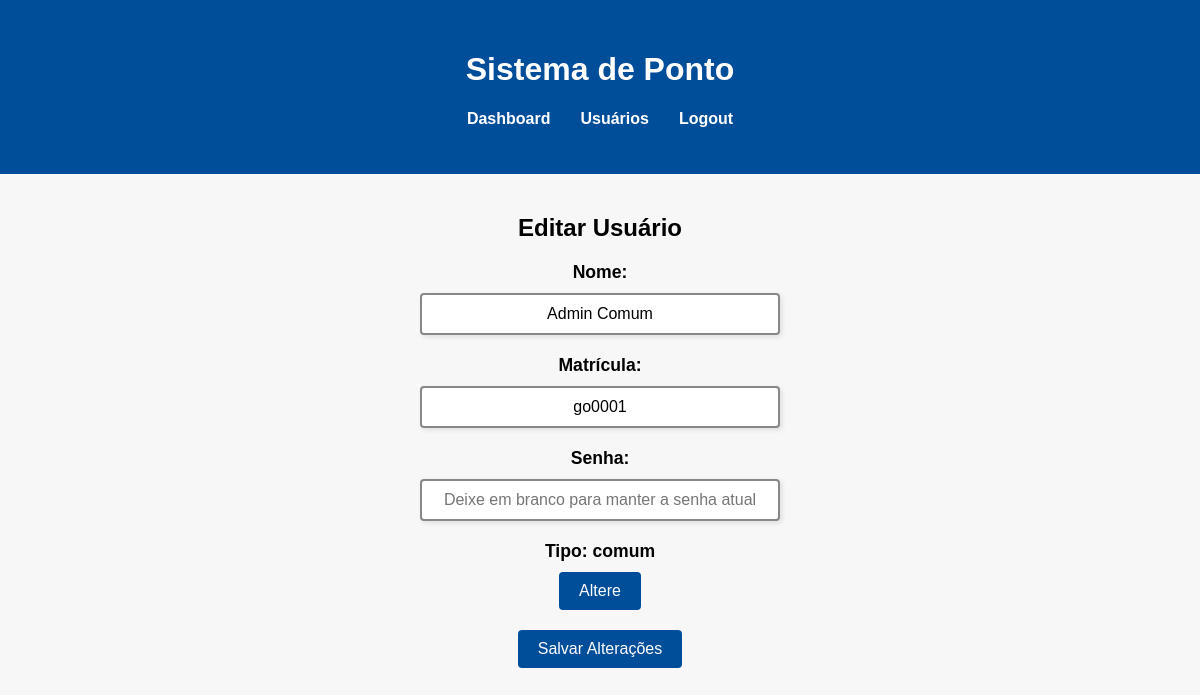
The page /editar_usuario/2 (signed in) on the database its author committed.
### tables this page shows
CREATE TABLE usuarios (
                    id INTEGER PRIMARY KEY AUTOINCREMENT,
                    nome TEXT NOT NULL,
                    matricula TEXT UNIQUE NOT NULL,
                    senha TEXT NOT NULL,
                    tipo TEXT NOT NULL,
                    data_cadastro TIMESTAMP DEFAULT CURRENT_TIMESTAMP);

### app.py (the view)
@app.route('/editar_usuario/<int:id>', methods=['GET', 'POST'])
@verificar_permissao(['admin'])
def editar_usuario(id):
    conn = conectar_banco()
    c = conn.cursor()
    if request.method == 'POST':
        c.execute("SELECT nome, matricula, tipo FROM usuarios WHERE id = ?", (id,))
        usuario_atual = c.fetchone()
        nome = request.form.get('nome', '').strip().title() or usuario_atual[0]
        matricula = request.form.get('matricula', '').strip().lower() or usuario_atual[1]
        senha = request.form.get('senha', '').strip()
        tipo = request.form.get('tipo', '').strip() or usuario_atual[2]
        campos_atualizados = []
        try:
            if nome != usuario_atual[0]:
                c.execute("UPDATE usuarios SET nome = ? WHERE id = ?", (nome, id))
                campos_atualizados.append(f'nome de {usuario_atual[0]} para {nome}')
            if matricula != usuario_atual[1]:
                c.execute("UPDATE usuarios SET matricula = ? WHERE id = ?", (matricula, id))
                campos_atualizados.append(f'matrícula de {usuario_atual[1]} para {matricula}')
            if senha:
                senha_hashed = generate_password_hash(senha)
                c.execute("UPDATE usuarios SET senha = ? WHERE id = ?", (senha_hashed, id))
                campos_atualizados.append('senha')
            if tipo != usuario_atual[2]:
                c.execute("UPDATE usuarios SET tipo = ? WHERE id = ?", (tipo, id))
                campos_atualizados.append(f'tipo de {usuario_atual[2]} para {tipo}')
            conn.commit()
            if campos_atualizados:
                campos_str = ', '.join(campos_atualizados)
                flash(f'Alterações feitas com sucesso! Campos alterados: {campos_str}', 'success')
            else:
                flash('Nenhuma alteração foi realizada.', 'info')
            return redirect(url_for('editar_usuario', id=id))
        except sqlite3.Error as e:
            flash(f'Erro ao atualizar o usuário: {e}', 'error')
        finally:
            conn.close()
    else:
        c.execute("SELECT * FROM usuarios WHERE id = ?", (id,))
        usuario = c.fetchone()
        conn.close()
        return render_template('editar_usuario.html', usuario=usuario)

### app.py (called while the page is built)
def conectar_banco():
    conn = sqlite3.connect('ponto.db')
    return conn

def verificar_permissao(permissoes):
    def decorator(f):
        @wraps(f)
        def decorated_function(*args, **kwargs):
            if 'tipo' not in session or session['tipo'] not in permissoes:
                flash('Você não tem permissão para acessar esta página.', 'error')
                return redirect(url_for('cadastrar_ponto'))
            return f(*args, **kwargs)
        return decorated_function
    return decorator

### templates/editar_usuario.html (shortened to what this page needs)
<!DOCTYPE html>
<html lang="pt-BR">
<head>
</head>
<body class="edit-usuario-page">
    <header>
        <div class="container">
            <h1>Sistema de Ponto</h1>
            <nav>
                <ul>
                    <li><a href="{{ url_for('dashboard_usuario_admin') }}">Dashboard</a></li>
                    <li><a href="{{ url_for('usuarios') }}">Usuários</a></li>
                    <li><a href="{{ url_for('logout') }}">Logout</a></li>
                </ul>
            </nav>
        </div>
    </header>
    <main>
        <div class="container">
            <section class="edit-usuario-section">
                <h2>Editar Usuário</h2>
                <form action="{{ url_for('editar_usuario', id=usuario[0]) }}" method="post">
                    <div class="form-group">
                        <label for="nome">Nome:</label>
                        <input type="text" id="nome" name="nome" value="{{ usuario[1] }}">
                    </div>
                    <div class="form-group">
                        <label for="matricula">Matrícula:</label>
                        <input type="text" id="matricula" name="matricula" value="{{ usuario[2] }}">
                    </div>
                    <div class="form-group">
                        <label for="senha">Senha:</label>
                        <input type="password" id="senha" name="senha" placeholder="Deixe em branco para manter a senha atual">
                    </div>
                    <div class="form-group">
                        <label id="tipoLabel" for="tipo">Tipo: {{ usuario[4] }}</label>
                        <button type="button" onclick="openModal()">Altere</button>
                    </div>
                    <button type="submit">Salvar Alterações</button>
                </form>
            </section>
        </div>
    </main>
</body>
</html>

### templates/editar_usuario.html (style rules this page uses)
body { font-family: Arial, sans-serif; margin: 0; padding: 0; background-color: #f7f7f7; }
.container { max-width: 600px; margin: 0 auto; padding: 20px; }
header { background-color: #004d99; color: white; padding: 10px 0; text-align: center; }
nav ul { list-style: none; padding: 0; display: flex; justify-content: center; }
nav ul li { margin: 0 15px; }
nav ul li a { color: white; text-decoration: none; font-weight: bold; }
.edit-usuario-section { margin-top: 20px; text-align: center; }
.form-group { margin-bottom: 20px; display: flex; flex-direction: column; align-items: center; }
label { display: block; margin-bottom: 10px; font-weight: bold; font-size: 1.1em; }
input[type="text"], input[type="password"] { width: 60%; padding: 10px; font-size: 1em; border: 2px solid #888; border-radius: 4px; box-sizing: border-box; box-shadow: 2px 2px 5px rgba(0, 0, 0, 0.1); text-align: center; transition: border-color 0.3s ease; }
button { padding: 10px 20px; font-size: 1em; background-color: #004d99; color: white; border: none; border-radius: 4px; cursor: pointer; transition: background-color 0.3s ease; }

### rows shown on the page
usuarios: nome "Admin Comum", matricula "go0001", tipo "comum"
